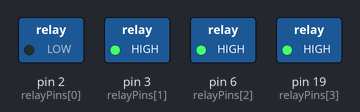
Recording of a sketch running on a simulated Arduino Uno, built with avr-gcc and run on an emulated ATmega328P. Parts: switched loads named in the sketch (green lamp = pin HIGH).

Above: at 0.5 s.
At 2.0 s:
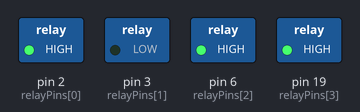
At 3.5 s:
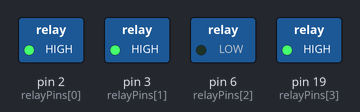
At 5.0 s:
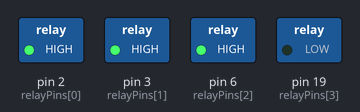
At 7.2 s:
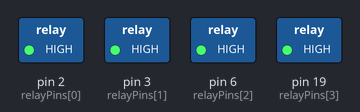
Timing chart, 0 to 7.8 s (numbered marks = the images above):
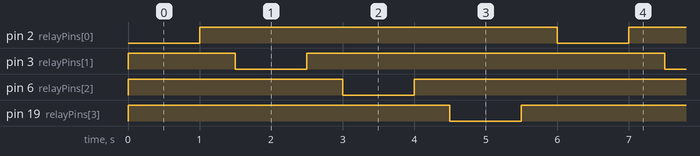

Measured:
- by itself, pin 2 (relayPins[0]), pin 3 (relayPins[1]), pin 6 (relayPins[2]), pin 19 (relayPins[3]): alternates HIGH for 5.0 s and LOW for 1.0 s
- by itself, everything shown: repeats every 6.0 s, in 8 steps

The sketch:

relay-test.ino
```cpp
#define RELAY_ON  LOW
#define RELAY_OFF HIGH

const int relayPins[4] = {2, 3, 6, 19};

void setup() {
  for (int i = 0; i < 4; i++) {
    digitalWrite(relayPins[i], RELAY_OFF);
    pinMode(relayPins[i], OUTPUT);
  }
}

void loop() {
  for (int i = 0; i < 4; i++) {
    digitalWrite(relayPins[i], RELAY_ON);
    delay(1000);
    digitalWrite(relayPins[i], RELAY_OFF);
    delay(500);
  }
}
```
